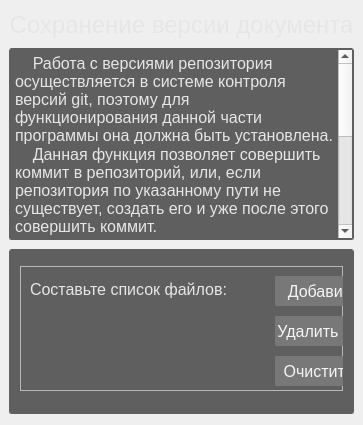
         <widget class="QWidget" name="version_create_tab">
          <property name="styleSheet">
           <string notr="true">QWidget#version_create_tab

{
	background-color: rgb(70,70,70);
}</string>
          </property>
          <layout class="QVBoxLayout" name="verticalLayout_6">
           <property name="spacing">
            <number>9</number>
           </property>
           <property name="leftMargin">
            <number>9</number>
           </property>
           <property name="rightMargin">
            <number>9</number>
           </property>
           <item>
            <widget class="QLabel" name="git_commit_descript">
             <property name="maximumSize">
              <size>
               <width>16777215</width>
               <height>60</height>
              </size>
             </property>
             <property name="font">
              <font>
               <family>Segoe UI</family>
               <pointsize>18</pointsize>
              </font>
             </property>
             <property name="styleSheet">
              <string notr="true">QLabel
{
	color: rgb(230,230,230);
}</string>
             </property>
             <property name="text">
              <string>Сохранение версии документа</string>
             </property>
             <property name="alignment">
              <set>Qt::AlignCenter</set>
             </property>
            </widget>
           </item>
           <item>
            <widget class="QPlainTextEdit" name="git_commit_plain">
             <property name="minimumSize">
              <size>
               <width>0</width>
               <height>0</height>
              </size>
             </property>
             <property name="maximumSize">
              <size>
               <width>100000</width>
               <height>210</height>
              </size>
             </property>
             <property name="font">
              <font>
               <family>Segoe UI</family>
               <pointsize>12</pointsize>
              </font>
             </property>
             <property name="styleSheet">
              <string notr="true">QPlainTextEdit
{
	color: rgb(230,230,230);
	background-color:rgb(95,95,95);
	border-style: double;
	border-width: 2px;
    border-radius: 2px;
	border-color: rgb(95,95,95)
}</string>
             </property>
             <property name="plainText">
              <string>    Работа с версиями репозитория осуществляется в системе контроля версий git, поэтому для функционирования данной части программы она должна быть установлена.
    Данная функция позволяет совершить коммит в репозиторий, или, если репозитория по указанному пути не существует, создать его и уже после этого совершить коммит.
    Первое сочетание клавиш позволяет выбрать папку репозитория, извлекая путь из буфера копирования.
    Второе сочетание клавиш позволяет поместить все скопированные файлы в список.
    Поддерживается исключительно сохранение файлов, но не папок. В качестве альтернативы папкам можно использовать архивы.</string>
             </property>
             <property name="textInteractionFlags">
              <set>Qt::NoTextInteraction</set>
             </property>
            </widget>
           </item>
           <item>
            <widget class="QFrame" name="bottom_document_save_frame">
             <property name="styleSheet">
              <string notr="true">QFrame#bottom_document_save_frame
{
	color: rgb(230,230,230);
	background-color:rgb(95,95,95);
	border-style: double;
	border-width: 2px;
    border-radius: 2px;
	border-color: rgb(95,95,95)
}</string>
             </property>
             <property name="frameShape">
              <enum>QFrame::StyledPanel</enum>
             </property>
             <property name="frameShadow">
              <enum>QFrame::Raised</enum>
             </property>
             <layout class="QVBoxLayout" name="verticalLayout_7">
              <item>
               <widget class="QFrame" name="git_commit_repo_frame">
                <property name="maximumSize">
                 <size>
                  <width>16777215</width>
                  <height>55</height>
                 </size>
                </property>
                <property name="frameShape">
                 <enum>QFrame::StyledPanel</enum>
                </property>
                <property name="frameShadow">
                 <enum>QFrame::Raised</enum>
                </property>
                <widget class="QLabel" name="git_commit_repo_descript">
                 <property name="geometry">
                  <rect>
                   <x>10</x>
                   <y>22</y>
                   <width>207</width>
                   <height>21</height>
                  </rect>
                 </property>
                 <property name="font">
                  <font>
                   <family>Segoe UI</family>
                   <pointsize>12</pointsize>
                  </font>
                 </property>
                 <property name="styleSheet">
                  <string notr="true">QLabel
{
	color: rgb(230,230,230);
}</string>
                 </property>
                 <property name="text">
                  <string>Укажите папку репозитория:</string>
                 </property>
                </widget>
                <widget class="QPushButton" name="git_commit_repo_button">
                 <property name="geometry">
                  <rect>
                   <x>255</x>
                   <y>20</y>
                   <width>141</width>
                   <height>30</height>
                  </rect>
                 </property>
                 <property name="minimumSize">
                  <size>
                   <width>0</width>
                   <height>25</height>
                  </size>
                 </property>
                 <property name="font">
                  <font>
                   <family>Segoe UI</family>
                   <pointsize>12</pointsize>
                  </font>
                 </property>
                 <property name="styleSheet">
                  <string notr="true">QPushButton
 { background-color: rgb(120, 120, 120);
	color: rgb(245, 245, 245);
	border-style: double;
	border-width: 1px;
    border-radius: 1px;
	border-color: rgb(120, 120, 120); }
QPushButton:hover
 { background-color: rgb(130, 130, 130);
	color: rgb(245, 245, 245);
	border-color: rgb(130, 130, 130); }
QPushButton:pressed
 { background-color: rgb(110, 110, 110);
	color: rgb(245, 245, 245);
	border-color: rgb(190, 190, 190); }</string>
                 </property>
                 <property name="text">
                  <string>Выбрать папку...</string>
                 </property>
                </widget>
                <widget class="QLineEdit" name="git_commit_repo_name">
                 <property name="geometry">
                  <rect>
                   <x>415</x>
                   <y>20</y>
                   <width>341</width>
                   <height>25</height>
                  </rect>
                 </property>
                 <property name="font">
                  <font>
                   <family>Segoe UI</family>
                   <pointsize>12</pointsize>
                  </font>
                 </property>
                 <property name="styleSheet">
                  <string notr="true">QLineEdit{
	background-color: rgb(120, 120, 120);
	color: rgb(245, 245, 245);
	border-style: double;
	border-width: 1px;
    border-radius: 1px;
	border-color: rgb(120, 120, 120);
}
QLineEdit:hover{
	 background-color: rgb(130, 130, 130);
	color: rgb(245, 245, 245);
	border-color: rgb(130, 130, 130); 
	border-style: double;
	border-width: 1px;
    border-radius: 1px;
}
QLineEdit:focus{
	background-color: rgb(100, 100, 100);
	color: rgb(235, 235, 235);
	border-style: double;
	border-width: 1px;
    border-radius: 1px;
	border-color: rgb(190, 190, 190) ;
}</string>
                 </property>
                 <property name="readOnly">
                  <bool>true</bool>
                 </property>
                </widget>
               </widget>
              </item>
              <item>
               <widget class="QFrame" name="git_commit_list_frame">
                <property name="minimumSize">
                 <size>
                  <width>0</width>
                  <height>125</height>
                 </size>
                </property>
                <property name="maximumSize">
                 <size>
                  <width>16777215</width>
                  <height>130</height>
                 </size>
                </property>
                <property name="frameShape">
                 <enum>QFrame::StyledPanel</enum>
                </property>
                <property name="frameShadow">
                 <enum>QFrame::Raised</enum>
                </property>
                <widget class="QListWidget" name="git_commit_list_main">
                 <property name="geometry">
                  <rect>
                   <x>415</x>
                   <y>10</y>
                   <width>341</width>
                   <height>111</height>
                  </rect>
                 </property>
                 <property name="styleSheet">
                  <string notr="true">QListWidget
 {background-color: rgb(120, 120, 120);
	color: rgb(245, 245, 245);
	border-style: double;
	border-width: 1px;
    border-radius: 1px;
	border-color: rgb(120, 120, 120);
}</string>
                 </property>
                </widget>
                <widget class="QPushButton" name="git_commit_list_add">
                 <property name="geometry">
                  <rect>
                   <x>255</x>
                   <y>10</y>
                   <width>141</width>
                   <height>30</height>
                  </rect>
                 </property>
                 <property name="minimumSize">
                  <size>
                   <width>0</width>
                   <height>30</height>
                  </size>
                 </property>
                 <property name="font">
                  <font>
                   <family>Segoe UI</family>
                   <pointsize>12</pointsize>
                  </font>
                 </property>
                 <property name="styleSheet">
                  <string notr="true">QPushButton
 { background-color: rgb(120, 120, 120);
	color: rgb(245, 245, 245);
	border-style: double;
	border-width: 1px;
    border-radius: 1px;
	border-color: rgb(120, 120, 120); }
QPushButton:hover
 { background-color: rgb(130, 130, 130);
	color: rgb(245, 245, 245);
	border-color: rgb(130, 130, 130); }
QPushButton:pressed
 { background-color: rgb(110, 110, 110);
	color: rgb(245, 245, 245);
	border-color: rgb(190, 190, 190); }</string>
                 </property>
                 <property name="text">
                  <string>Добавить файл</string>
                 </property>
                </widget>
                <widget class="QLabel" name="git_commit_list_descript">
                 <property name="geometry">
                  <rect>
                   <x>10</x>
                   <y>13</y>
                   <width>271</width>
                   <height>21</height>
                  </rect>
                 </property>
                 <property name="font">
                  <font>
                   <family>Segoe UI</family>
                   <pointsize>12</pointsize>
                  </font>
                 </property>
                 <property name="styleSheet">
                  <string notr="true">QLabel
{
	color: rgb(230,230,230);
}</string>
                 </property>
                 <property name="text">
                  <string>Составьте список файлов:</string>
                 </property>
                </widget>
                <widget class="QPushButton" name="git_commit_list_delete">
                 <property name="geometry">
                  <rect>
                   <x>255</x>
                   <y>50</y>
                   <width>141</width>
                   <height>30</height>
                  </rect>
                 </property>
                 <property name="minimumSize">
                  <size>
                   <width>0</width>
                   <height>30</height>
                  </size>
                 </property>
                 <property name="font">
                  <font>
                   <family>Segoe UI</family>
                   <pointsize>12</pointsize>
                  </font>
                 </property>
                 <property name="styleSheet">
                  <string notr="true">QPushButton
 { background-color: rgb(120, 120, 120);
	color: rgb(245, 245, 245);
	border-style: double;
	border-width: 1px;
    border-radius: 1px;
	border-color: rgb(120, 120, 120); }
QPushButton:hover
 { background-color: rgb(130, 130, 130);
	color: rgb(245, 245, 245);
	border-color: rgb(130, 130, 130); }
QPushButton:pressed
 { background-color: rgb(110, 110, 110);
	color: rgb(245, 245, 245);
	border-color: rgb(190, 190, 190); }</string>
                 </property>
                 <property name="text">
                  <string>Удалить из списка</string>
                 </property>
                </widget>
                <widget class="QPushButton" name="git_commit_list_clear">
                 <property name="geometry">
                  <rect>
                   <x>255</x>
                   <y>90</y>
                   <width>141</width>
                   <height>30</height>
                  </rect>
                 </property>
                 <property name="minimumSize">
                  <size>
                   <width>0</width>
                   <height>30</height>
                  </size>
                 </property>
                 <property name="font">
                  <font>
                   <family>Segoe UI</family>
                   <pointsize>12</pointsize>
                  </font>
                 </property>
                 <property name="styleSheet">
                  <string notr="true">QPushButton
 { background-color: rgb(120, 120, 120);
	color: rgb(245, 245, 245);
	border-style: double;
	border-width: 1px;
    border-radius: 1px;
	border-color: rgb(120, 120, 120); }
QPushButton:hover
 { background-color: rgb(130, 130, 130);
	color: rgb(245, 245, 245);
	border-color: rgb(130, 130, 130); }
QPushButton:pressed
 { background-color: rgb(110, 110, 110);
	color: rgb(245, 245, 245);
	border-color: rgb(190, 190, 190); }</string>
                 </property>
                 <property name="text">
                  <string>Очистить список</string>
                 </property>
                </widget>
               </widget>
              </item>
              <item>
               <widget class="QFrame" name="frame">
                <property name="frameShape">
                 <enum>QFrame::StyledPanel</enum>
                </property>
                <property name="frameShadow">
                 <enum>QFrame::Raised</enum>
                </property>
                <widget class="QLabel" name="pdf_from_pic_commit_descript">
                 <property name="geometry">
                  <rect>
                   <x>10</x>
                   <y>17</y>
                   <width>371</width>
                   <height>21</height>
                  </rect>
                 </property>
                 <property name="font">
                  <font>
                   <family>Segoe UI</family>
                   <pointsize>12</pointsize>
                  </font>
                 </property>
                 <property name="styleSheet">
                  <string notr="true">QLabel
{
	color: rgb(230,230,230);
}</string>
                 </property>
                 <property name="text">
                  <string>Укажите имя конечного файла без расширения:</string>
                 </property>
                </widget>
                <widget class="QLineEdit" name="pdf_from_pic_commit_name">
                 <property name="geometry">
                  <rect>
                   <x>415</x>
                   <y>15</y>
                   <width>341</width>
                   <height>25</height>
                  </rect>
                 </property>
                 <property name="font">
                  <font>
                   <family>Segoe UI</family>
                   <pointsize>12</pointsize>
                  </font>
                 </property>
                 <property name="styleSheet">
                  <string notr="true">QLineEdit{
	background-color: rgb(120, 120, 120);
	color: rgb(245, 245, 245);
	border-style: double;
	border-width: 1px;
    border-radius: 1px;
	border-color: rgb(120, 120, 120);
}
QLineEdit:hover{
	 background-color: rgb(130, 130, 130);
	color: rgb(245, 245, 245);
	border-color: rgb(130, 130, 130); 
	border-style: double;
	border-width: 1px;
    border-radius: 1px;
}
QLineEdit:focus{
	background-color: rgb(100, 100, 100);
	color: rgb(235, 235, 235);
	border-style: double;
	border-width: 1px;
    border-radius: 1px;
	border-color: rgb(190, 190, 190) ;
}</string>
                 </property>
                </widget>
               </widget>
              </item>
              <item>
               <widget class="QFrame" name="git_commit_do_frame">
                <property name="maximumSize">
                 <size>
                  <width>16777215</width>
                  <height>40</height>
                 </size>
                </property>
                <property name="frameShape">
                 <enum>QFrame::StyledPanel</enum>
                </property>
                <property name="frameShadow">
                 <enum>QFrame::Raised</enum>
                </property>
                <widget class="QPushButton" name="git_commit_do_button">
                 <property name="geometry">
                  <rect>
                   <x>415</x>
                   <y>0</y>
                   <width>341</width>
                   <height>37</height>
                  </rect>
                 </property>
                 <property name="minimumSize">
                  <size>
                   <width>0</width>
                   <height>35</height>
                  </size>
                 </property>
                 <property name="font">
                  <font>
                   <family>Segoe UI</family>
                   <pointsize>12</pointsize>
                  </font>
                 </property>
                 <property name="styleSheet">
                  <string notr="true">QPushButton
 { background-color: rgb(120, 120, 120);
	color: rgb(245, 245, 245);
	border-style: double;
	border-width: 1px;
    border-radius: 1px;
	border-color: rgb(120, 120, 120); }
QPushButton:hover
 { background-color: rgb(130, 130, 130);
	color: rgb(245, 245, 245);
	border-color: rgb(130, 130, 130); }
QPushButton:pressed
 { background-color: rgb(110, 110, 110);
	color: rgb(245, 245, 245);
	border-color: rgb(190, 190, 190); }</string>
                 </property>
                 <property name="text">
                  <string>Сохранить версию!</string>
                 </property>
                </widget>
                <widget class="QLabel" name="git_commit_do_descript">
                 <property name="geometry">
                  <rect>
                   <x>10</x>
                   <y>10</y>
                   <width>291</width>
                   <height>21</height>
                  </rect>
                 </property>
                 <property name="font">
                  <font>
                   <family>Segoe UI</family>
                   <pointsize>12</pointsize>
                  </font>
                 </property>
                 <property name="styleSheet">
                  <string notr="true">QLabel
{
	color: rgb(230,230,230);
}</string>
                 </property>
                 <property name="text">
                  <string>Сохраните версию, нажав на кнопку: </string>
                 </property>
                </widget>
               </widget>
              </item>
             </layout>
            </widget>
           </item>
          </layout>
         </widget>
